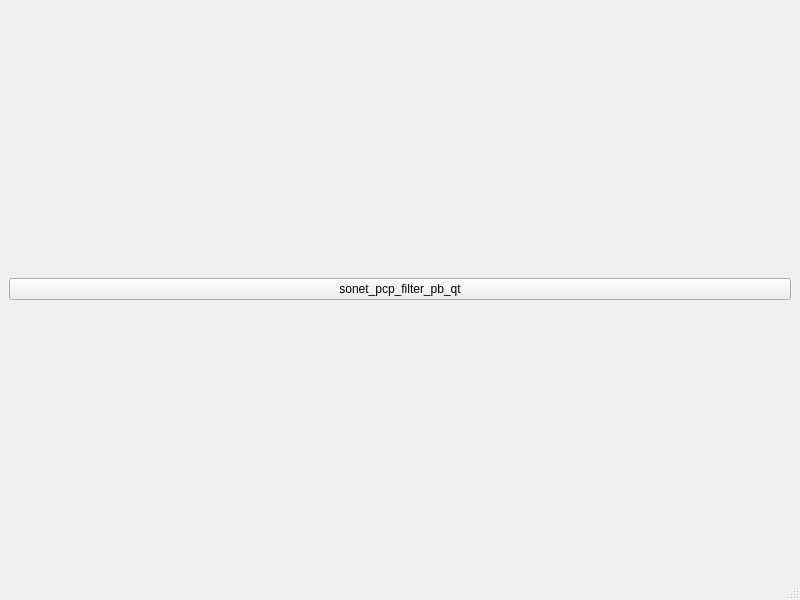
<?xml version="1.0" encoding="UTF-8"?>
<ui version="4.0">
 <class>main_window</class>
 <widget class="QMainWindow" name="main_window">
  <property name="geometry">
   <rect>
    <x>0</x>
    <y>0</y>
    <width>800</width>
    <height>600</height>
   </rect>
  </property>
  <property name="windowTitle">
   <string>main_window</string>
  </property>
  <widget class="QWidget" name="centralwidget">
   <layout class="QVBoxLayout" name="verticalLayout">
    <item>
     <widget class="QPushButton" name="sonet_pcp_filter_pb_qt">
      <property name="text">
       <string>sonet_pcp_filter_pb_qt</string>
      </property>
     </widget>
    </item>
   </layout>
  </widget>
  <widget class="QMenuBar" name="menubar">
   <property name="geometry">
    <rect>
     <x>0</x>
     <y>0</y>
     <width>800</width>
     <height>22</height>
    </rect>
   </property>
  </widget>
  <widget class="QStatusBar" name="statusbar"/>
 </widget>
 <resources/>
 <connections/>
</ui>
